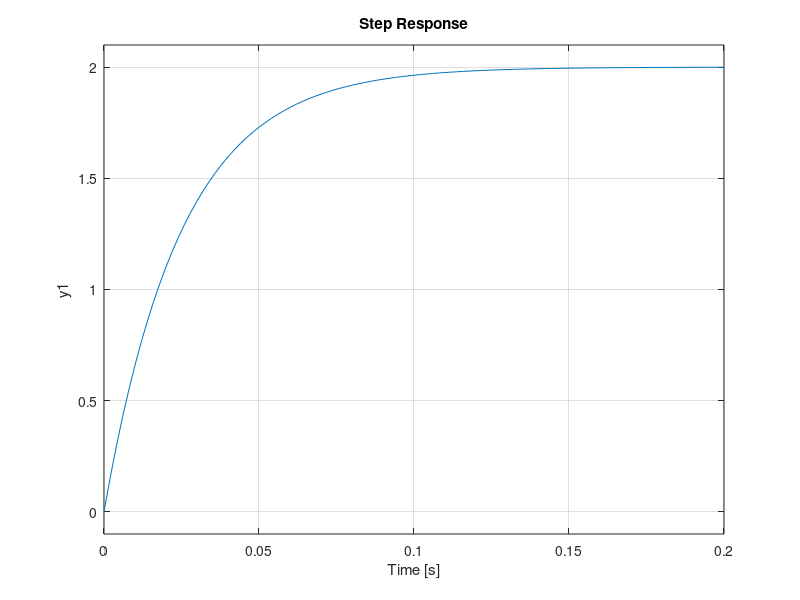

MATLAB code for this plot:

%Problem 4
K=2;
tau=1/40;
G=tf([K],[tau 1])
figure(1)
step(G)
%%Calculate Settling Time and Rise Time
%(see Lecture3_SystemResponse slide 14)
Tr=2.2*tau;
Ts=4*tau;
